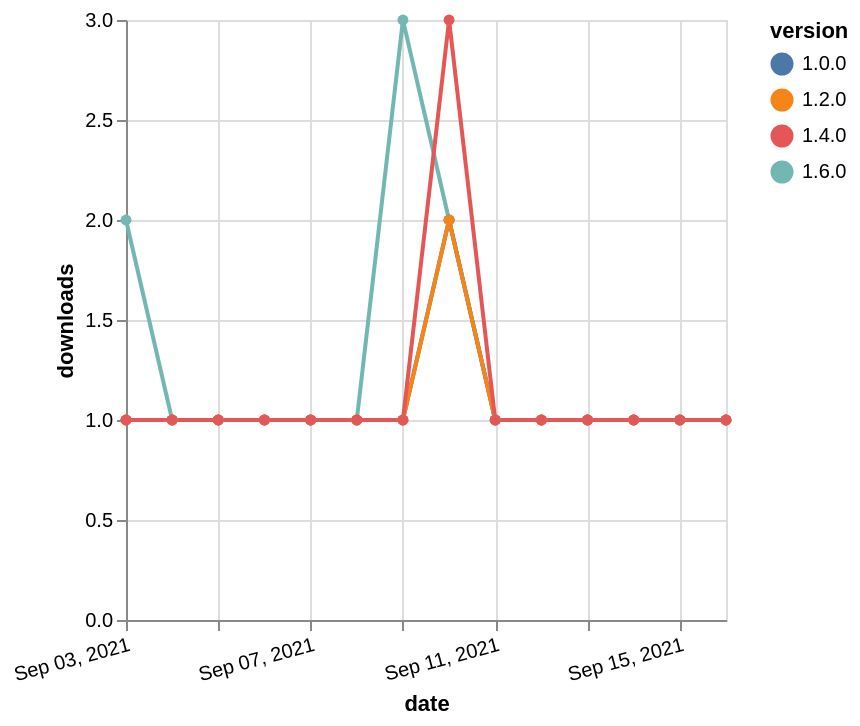

Write a Vega-Lite specification for this figure.
### Vega-Lite specification from a JSON file in a GitHub repository (floating-point values rounded to 4 significant figures)
{"$schema": "https://vega.github.io/schema/vega-lite/v5.json", "description": "A simple bar chart with embedded data.", "data": {"values": [{"date": "2021-09-03", "total": 113, "delta": 2, "version": "1.6.0"}, {"date": "2021-09-04", "total": 114, "delta": 1, "version": "1.6.0"}, {"date": "2021-09-05", "total": 115, "delta": 1, "version": "1.6.0"}, {"date": "2021-09-06", "total": 116, "delta": 1, "version": "1.6.0"}, {"date": "2021-09-07", "total": 117, "delta": 1, "version": "1.6.0"}, {"date": "2021-09-08", "total": 118, "delta": 1, "version": "1.6.0"}, {"date": "2021-09-09", "total": 121, "delta": 3, "version": "1.6.0"}, {"date": "2021-09-10", "total": 123, "delta": 2, "version": "1.6.0"}, {"date": "2021-09-11", "total": 124, "delta": 1, "version": "1.6.0"}, {"date": "2021-09-12", "total": 125, "delta": 1, "version": "1.6.0"}, {"date": "2021-09-13", "total": 126, "delta": 1, "version": "1.6.0"}, {"date": "2021-09-14", "total": 127, "delta": 1, "version": "1.6.0"}, {"date": "2021-09-15", "total": 128, "delta": 1, "version": "1.6.0"}, {"date": "2021-09-16", "total": 129, "delta": 1, "version": "1.6.0"}, {"date": "2021-09-03", "total": 183, "delta": 1, "version": "1.0.0"}, {"date": "2021-09-04", "total": 184, "delta": 1, "version": "1.0.0"}, {"date": "2021-09-05", "total": 185, "delta": 1, "version": "1.0.0"}, {"date": "2021-09-06", "total": 186, "delta": 1, "version": "1.0.0"}, {"date": "2021-09-07", "total": 187, "delta": 1, "version": "1.0.0"}, {"date": "2021-09-08", "total": 188, "delta": 1, "version": "1.0.0"}, {"date": "2021-09-09", "total": 189, "delta": 1, "version": "1.0.0"}, {"date": "2021-09-10", "total": 191, "delta": 2, "version": "1.0.0"}, {"date": "2021-09-11", "total": 192, "delta": 1, "version": "1.0.0"}, {"date": "2021-09-12", "total": 193, "delta": 1, "version": "1.0.0"}, {"date": "2021-09-13", "total": 194, "delta": 1, "version": "1.0.0"}, {"date": "2021-09-14", "total": 195, "delta": 1, "version": "1.0.0"}, {"date": "2021-09-15", "total": 196, "delta": 1, "version": "1.0.0"}, {"date": "2021-09-16", "total": 197, "delta": 1, "version": "1.0.0"}, {"date": "2021-09-03", "total": 156, "delta": 1, "version": "1.2.0"}, {"date": "2021-09-04", "total": 157, "delta": 1, "version": "1.2.0"}, {"date": "2021-09-05", "total": 158, "delta": 1, "version": "1.2.0"}, {"date": "2021-09-06", "total": 159, "delta": 1, "version": "1.2.0"}, {"date": "2021-09-07", "total": 160, "delta": 1, "version": "1.2.0"}, {"date": "2021-09-08", "total": 161, "delta": 1, "version": "1.2.0"}, {"date": "2021-09-09", "total": 162, "delta": 1, "version": "1.2.0"}, {"date": "2021-09-10", "total": 164, "delta": 2, "version": "1.2.0"}, {"date": "2021-09-11", "total": 165, "delta": 1, "version": "1.2.0"}, {"date": "2021-09-12", "total": 166, "delta": 1, "version": "1.2.0"}, {"date": "2021-09-13", "total": 167, "delta": 1, "version": "1.2.0"}, {"date": "2021-09-14", "total": 168, "delta": 1, "version": "1.2.0"}, {"date": "2021-09-15", "total": 169, "delta": 1, "version": "1.2.0"}, {"date": "2021-09-16", "total": 170, "delta": 1, "version": "1.2.0"}, {"date": "2021-09-03", "total": 185, "delta": 1, "version": "1.4.0"}, {"date": "2021-09-04", "total": 186, "delta": 1, "version": "1.4.0"}, {"date": "2021-09-05", "total": 187, "delta": 1, "version": "1.4.0"}, {"date": "2021-09-06", "total": 188, "delta": 1, "version": "1.4.0"}, {"date": "2021-09-07", "total": 189, "delta": 1, "version": "1.4.0"}, {"date": "2021-09-08", "total": 190, "delta": 1, "version": "1.4.0"}, {"date": "2021-09-09", "total": 191, "delta": 1, "version": "1.4.0"}, {"date": "2021-09-10", "total": 194, "delta": 3, "version": "1.4.0"}, {"date": "2021-09-11", "total": 195, "delta": 1, "version": "1.4.0"}, {"date": "2021-09-12", "total": 196, "delta": 1, "version": "1.4.0"}, {"date": "2021-09-13", "total": 197, "delta": 1, "version": "1.4.0"}, {"date": "2021-09-14", "total": 198, "delta": 1, "version": "1.4.0"}, {"date": "2021-09-15", "total": 199, "delta": 1, "version": "1.4.0"}, {"date": "2021-09-16", "total": 200, "delta": 1, "version": "1.4.0"}]}, "width": "container", "mark": {"type": "line", "point": {"filled": true}}, "encoding": {"x": {"field": "date", "type": "temporal", "timeUnit": "yearmonthdate", "title": "date", "axis": {"labelAngle": -15}}, "y": {"field": "delta", "type": "quantitative", "title": "downloads"}, "color": {"field": "version", "type": "nominal"}, "tooltip": {"field": "delta"}}}
